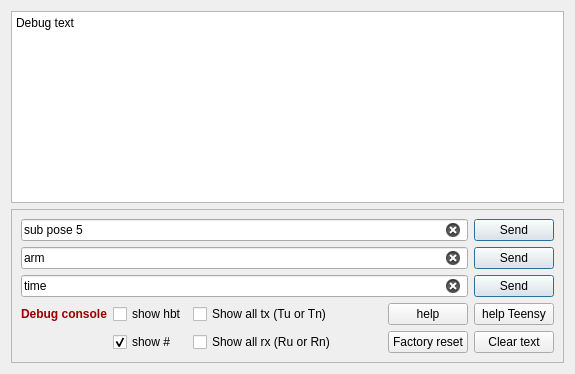
          <widget class="QWidget" name="tab_debug">
           <attribute name="title">
            <string>Debug</string>
           </attribute>
           <layout class="QVBoxLayout" name="verticalLayout_10">
            <item>
             <widget class="QPlainTextEdit" name="textEdit_debug_text">
              <property name="lineWrapMode">
               <enum>QPlainTextEdit::NoWrap</enum>
              </property>
              <property name="plainText">
               <string notr="true">Debug text</string>
              </property>
             </widget>
            </item>
            <item>
             <widget class="QFrame" name="frame_debug">
              <property name="frameShape">
               <enum>QFrame::StyledPanel</enum>
              </property>
              <property name="frameShadow">
               <enum>QFrame::Raised</enum>
              </property>
              <layout class="QGridLayout" name="gridLayout_2">
               <item row="4" column="0">
                <widget class="QLabel" name="label_debug_rx_cnt">
                 <property name="text">
                  <string>&lt;html&gt;&lt;head/&gt;&lt;body&gt;&lt;p&gt;&lt;span style=&quot; font-weight:600; color:#990000;&quot;&gt;Debug console&lt;/span&gt;&lt;/p&gt;&lt;/body&gt;&lt;/html&gt;</string>
                 </property>
                 <property name="buddy">
                  <cstring>checkBox_debug_show_all_rx</cstring>
                 </property>
                </widget>
               </item>
               <item row="9" column="1">
                <widget class="QCheckBox" name="checkBox_debug_show_all_hash">
                 <property name="toolTip">
                  <string>&lt;html&gt;&lt;head/&gt;&lt;body&gt;&lt;p&gt;Most debug messages are preceded by a #&lt;br/&gt;should those messages be shown as text?&lt;/p&gt;&lt;/body&gt;&lt;/html&gt;</string>
                 </property>
                 <property name="text">
                  <string>show #</string>
                 </property>
                 <property name="checked">
                  <bool>true</bool>
                 </property>
                </widget>
               </item>
               <item row="4" column="2">
                <widget class="QCheckBox" name="checkBox_debug_show_all_tx">
                 <property name="toolTip">
                  <string>&lt;html&gt;&lt;head/&gt;&lt;body&gt;&lt;p&gt;Should all transmitted messages be shown as text (not including heartbeat and # messages).&lt;/p&gt;&lt;p&gt;(Tu) is to USB&lt;br/&gt;(Tn) is to network&lt;/p&gt;&lt;/body&gt;&lt;/html&gt;</string>
                 </property>
                 <property name="text">
                  <string>Show all tx (Tu or Tn)</string>
                 </property>
                </widget>
               </item>
               <item row="4" column="5">
                <widget class="QPushButton" name="pushButton_debug_help_teensy">
                 <property name="text">
                  <string>help Teensy</string>
                 </property>
                </widget>
               </item>
               <item row="4" column="4">
                <widget class="QPushButton" name="pushButton_debug_help">
                 <property name="text">
                  <string>help</string>
                 </property>
                </widget>
               </item>
               <item row="9" column="2">
                <widget class="QCheckBox" name="checkBox_debug_show_all_rx">
                 <property name="toolTip">
                  <string>&lt;html&gt;&lt;head/&gt;&lt;body&gt;&lt;p&gt;Should all received messages be shown as text&lt;br/&gt;(not including heartbeat and # messages).&lt;/p&gt;&lt;p&gt;(Ru) is from USB&lt;br/&gt;(Rn) is from network&lt;/p&gt;&lt;/body&gt;&lt;/html&gt;</string>
                 </property>
                 <property name="text">
                  <string>Show all rx (Ru or Rn)</string>
                 </property>
                </widget>
               </item>
               <item row="4" column="1">
                <widget class="QCheckBox" name="checkBox_debug_show_hbt">
                 <property name="toolTip">
                  <string>&lt;html&gt;&lt;head/&gt;&lt;body&gt;&lt;p&gt;Should heart-beat messages be shown as text?&lt;/p&gt;&lt;/body&gt;&lt;/html&gt;</string>
                 </property>
                 <property name="text">
                  <string>show hbt</string>
                 </property>
                </widget>
               </item>
               <item row="4" column="3">
                <spacer name="horizontalSpacer_14">
                 <property name="orientation">
                  <enum>Qt::Horizontal</enum>
                 </property>
                 <property name="sizeHint" stdset="0">
                  <size>
                   <width>40</width>
                   <height>20</height>
                  </size>
                 </property>
                </spacer>
               </item>
               <item row="2" column="5">
                <widget class="QPushButton" name="pushButton_debug_send_3">
                 <property name="text">
                  <string>Send</string>
                 </property>
                 <property name="autoDefault">
                  <bool>true</bool>
                 </property>
                 <property name="default">
                  <bool>true</bool>
                 </property>
                </widget>
               </item>
               <item row="1" column="5">
                <widget class="QPushButton" name="pushButton_debug_send_2">
                 <property name="text">
                  <string>Send</string>
                 </property>
                 <property name="autoDefault">
                  <bool>true</bool>
                 </property>
                 <property name="default">
                  <bool>true</bool>
                 </property>
                </widget>
               </item>
               <item row="0" column="5">
                <widget class="QPushButton" name="pushButton_debug_send">
                 <property name="text">
                  <string>Send</string>
                 </property>
                 <property name="autoDefault">
                  <bool>true</bool>
                 </property>
                 <property name="default">
                  <bool>true</bool>
                 </property>
                </widget>
               </item>
               <item row="1" column="0" colspan="5">
                <widget class="QLineEdit" name="lineEdit_debug_command_2">
                 <property name="toolTip">
                  <string>&lt;html&gt;&lt;head/&gt;&lt;body&gt;&lt;p&gt;If connected using 'net connect',&lt;br/&gt;then add: &amp;quot;teensy&amp;quot; in front of message to send to Teensy.&lt;/p&gt;&lt;/body&gt;&lt;/html&gt;</string>
                 </property>
                 <property name="text">
                  <string>arm</string>
                 </property>
                 <property name="clearButtonEnabled">
                  <bool>true</bool>
                 </property>
                </widget>
               </item>
               <item row="0" column="0" colspan="5">
                <widget class="QLineEdit" name="lineEdit_debug_command">
                 <property name="toolTip">
                  <string>&lt;html&gt;&lt;head/&gt;&lt;body&gt;&lt;p&gt;If connected using 'net connect',&lt;br/&gt;then add: &amp;quot;teensy&amp;quot; in front of message to send to Teensy.&lt;/p&gt;&lt;/body&gt;&lt;/html&gt;</string>
                 </property>
                 <property name="text">
                  <string>sub pose 5</string>
                 </property>
                 <property name="clearButtonEnabled">
                  <bool>true</bool>
                 </property>
                </widget>
               </item>
               <item row="2" column="0" colspan="5">
                <widget class="QLineEdit" name="lineEdit_debug_command_3">
                 <property name="toolTip">
                  <string>&lt;html&gt;&lt;head/&gt;&lt;body&gt;&lt;p&gt;If connected using 'net connect',&lt;br/&gt;then add: &amp;quot;teensy&amp;quot; in front of message to send to Teensy.&lt;/p&gt;&lt;p&gt;(is not needed for 'USB connect').&lt;/p&gt;&lt;/body&gt;&lt;/html&gt;</string>
                 </property>
                 <property name="text">
                  <string>time</string>
                 </property>
                 <property name="clearButtonEnabled">
                  <bool>true</bool>
                 </property>
                </widget>
               </item>
               <item row="9" column="5">
                <widget class="QPushButton" name="pushButton_debug_clear">
                 <property name="text">
                  <string>Clear text</string>
                 </property>
                </widget>
               </item>
               <item row="9" column="4">
                <widget class="QPushButton" name="pushButton_factory_reset">
                 <property name="toolTip">
                  <string>&lt;html&gt;&lt;head/&gt;&lt;body&gt;&lt;p&gt;Make all settings in flash - except magnetometer calibration - invalid and load default values at next boot (power cycle).&lt;/p&gt;&lt;p&gt;Actually sets drone ID to 0.&lt;/p&gt;&lt;/body&gt;&lt;/html&gt;</string>
                 </property>
                 <property name="text">
                  <string>Factory reset</string>
                 </property>
                </widget>
               </item>
              </layout>
             </widget>
            </item>
           </layout>
          </widget>
